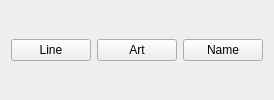
                <widget class="QWidget" name="tabSearch1Page2_2">
                 <attribute name="title">
                  <string>Constellation</string>
                 </attribute>
                 <layout class="QVBoxLayout" name="verticalLayout_74">
                  <item>
                   <layout class="QHBoxLayout" name="horizontalLayout_23">
                    <item>
                     <widget class="QPushButton" name="btnSelConstLine">
                      <property name="text">
                       <string>Line</string>
                      </property>
                      <property name="checkable">
                       <bool>true</bool>
                      </property>
                     </widget>
                    </item>
                    <item>
                     <widget class="QPushButton" name="btnSelConstArt">
                      <property name="text">
                       <string>Art</string>
                      </property>
                      <property name="checkable">
                       <bool>true</bool>
                      </property>
                     </widget>
                    </item>
                    <item>
                     <widget class="QPushButton" name="btnSelConstName">
                      <property name="text">
                       <string>Name</string>
                      </property>
                      <property name="checkable">
                       <bool>true</bool>
                      </property>
                     </widget>
                    </item>
                   </layout>
                  </item>
                  <item>
                   <layout class="QVBoxLayout" name="layoutQuickConstell"/>
                  </item>
                 </layout>
                </widget>
